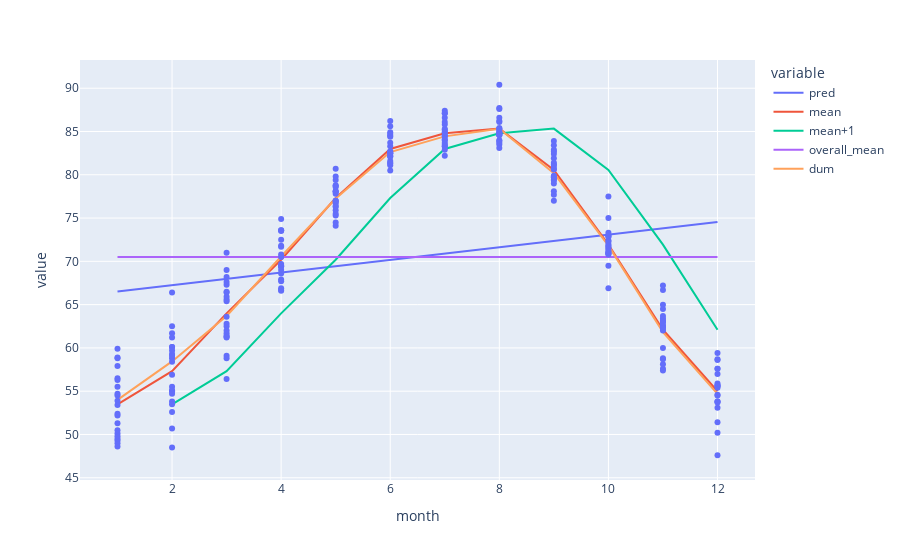

Notebook code cell kept with this figure:
### Code cell
fig2

fig3 = px.scatter(df1, x="Month", y="value")

fig2.add_trace(fig3.data[0])

### Figure 1 — Plotly figure (JSON) as saved in the notebook; plotly's stock layout.template omitted (floating-point values rounded to 4 significant figures; data arrays with more than 128 entries replaced by an {"elided": "..."} marker saying what was removed)
{"data": [{"hoverlabel": {"namelength": 0}, "hovertemplate": "variable=pred<br>month=%{x}<br>value=%{y}", "legendgroup": "pred", "line": {"color": "#636efa", "dash": "solid"}, "mode": "lines", "name": "pred", "showlegend": true, "type": "scatter", "x": [1, 2, 3, 4, 5, 6, 7, 8, 9, 10, 11, 12], "xaxis": "x", "y": [66.53, 67.26, 67.99, 68.72, 69.45, 70.18, 70.91, 71.64, 72.37, 73.1, 73.83, 74.56], "yaxis": "y"}, {"hoverlabel": {"namelength": 0}, "hovertemplate": "variable=mean<br>month=%{x}<br>value=%{y}", "legendgroup": "mean", "line": {"color": "#EF553B", "dash": "solid"}, "mode": "lines", "name": "mean", "showlegend": true, "type": "scatter", "x": [1, 2, 3, 4, 5, 6, 7, 8, 9, 10, 11, 12], "xaxis": "x", "y": [53.48, 57.31, 63.99, 70.18, 77.31, 82.98, 84.8, 85.33, 80.56, 71.93, 62.1, 54.99], "yaxis": "y"}, {"hoverlabel": {"namelength": 0}, "hovertemplate": "variable=mean+1<br>month=%{x}<br>value=%{y}", "legendgroup": "mean+1", "line": {"color": "#00cc96", "dash": "solid"}, "mode": "lines", "name": "mean+1", "showlegend": true, "type": "scatter", "x": [1, 2, 3, 4, 5, 6, 7, 8, 9, 10, 11, 12], "xaxis": "x", "y": [null, 53.48, 57.31, 63.99, 70.18, 77.31, 82.98, 84.8, 85.33, 80.56, 71.93, 62.1], "yaxis": "y"}, {"hoverlabel": {"namelength": 0}, "hovertemplate": "variable=overall_mean<br>month=%{x}<br>value=%{y}", "legendgroup": "overall_mean", "line": {"color": "#ab63fa", "dash": "solid"}, "mode": "lines", "name": "overall_mean", "showlegend": true, "type": "scatter", "x": [1, 2, 3, 4, 5, 6, 7, 8, 9, 10, 11, 12], "xaxis": "x", "y": [70.5, 70.5, 70.5, 70.5, 70.5, 70.5, 70.5, 70.5, 70.5, 70.5, 70.5, 70.5], "yaxis": "y"}, {"hoverlabel": {"namelength": 0}, "hovertemplate": "variable=dum<br>month=%{x}<br>value=%{y}", "legendgroup": "dum", "line": {"color": "#FFA15A", "dash": "solid"}, "mode": "lines", "name": "dum", "showlegend": true, "type": "scatter", "x": [1, 2, 3, 4, 5, 6, 7, 8, 9, 10, 11, 12], "xaxis": "x", "y": [54, 58.44, 63.69, 70.56, 77.25, 82.62, 84.44, 85.31, 80.19, 71.81, 61.81, 54.69], "yaxis": "y"}, {"hoverlabel": {"namelength": 0}, "hovertemplate": "Month=%{x}<br>value=%{y}", "legendgroup": "", "marker": {"color": "#636efa", "symbol": "circle"}, "mode": "markers", "name": "", "showlegend": false, "type": "scatter", "x": {"elided": "252 int values"}, "xaxis": "x", "y": {"elided": "252 float values"}, "yaxis": "y"}], "layout": {"legend": {"title": {"text": "variable"}, "tracegroupgap": 0}, "margin": {"t": 60}, "xaxis": {"anchor": "y", "domain": [0, 1], "title": {"text": "month"}}, "yaxis": {"anchor": "x", "domain": [0, 1], "title": {"text": "value"}}}}
